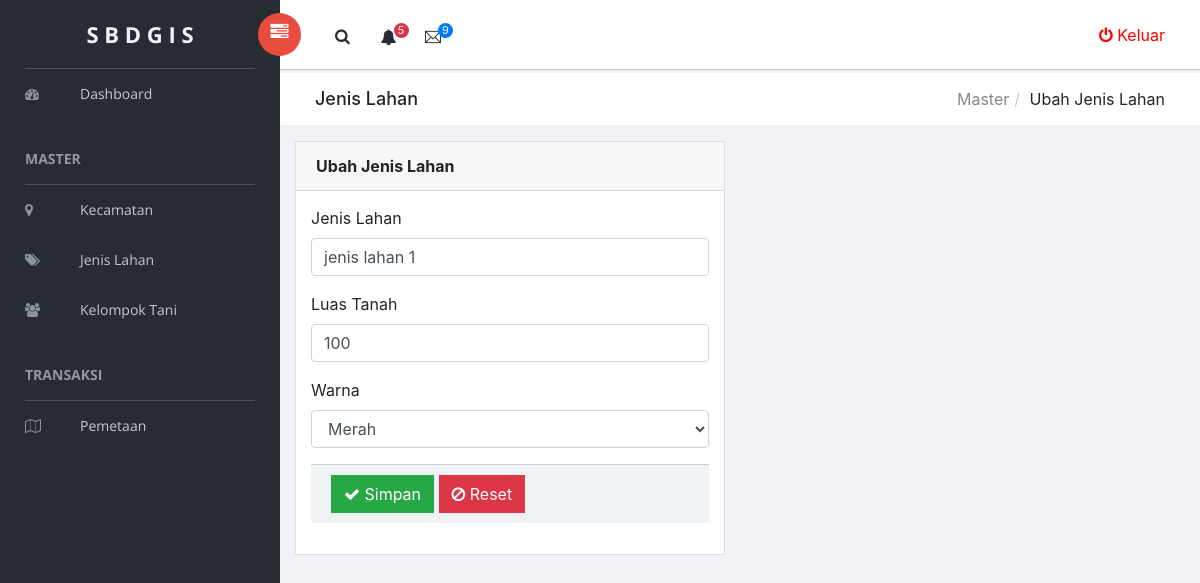
Screenshot of /app/index.php?p=edit_jenis_lahan&id_jenis_lahan=JLH1001 (signed in) with the database file from the repository.
### tables this page shows
CREATE TABLE `tb_jenis_lahan` (
  `id_jenis_lahan` varchar(10) NOT NULL,
  `jenis_lahan` varchar(100) NOT NULL,
  `warna` varchar(100) NOT NULL,
  `luas_tanah` float NOT NULL
);

### app/helper/koneksi.php (called while the page is built, shortened)
<?php
class Koneksi {
	private $koneksi;
	function __construct(){
		$this->koneksi = new mysqli("localhost","root","","db_gis");
	}
	public function setQuery($sql){
		return $this->koneksi->query($sql);
	}
}
 ?>

### app/helper/crud.php (called while the page is built, shortened)
<?php
include_once 'koneksi.php';
class Crud {
	function __construct(){
		$this->koneksi = new Koneksi();
	}
	public function get($sql){
		$result = $this->koneksi->setQuery($sql);
		$data = [];
        while ($row = $result->fetch_assoc()) {
            $data[] = $row;
        }
        return $data;
	}
}
?>

### app/m_jenis_lahan/edit_form.php (the view, shortened to what this page needs)
<?php
$id_jenis_lahan = $_GET['id_jenis_lahan'];
$result = $crud->get("SELECT * FROM tb_jenis_lahan WHERE id_jenis_lahan = '$id_jenis_lahan'")[0];
?>
<div class="breadcrumbs">
    <div class="col-sm-4">
        <div class="page-header float-left">
            <div class="page-title">
                <h1>Jenis Lahan</h1>
            </div>
        </div>
    </div>
    <div class="col-sm-8">
        <div class="page-header float-right">
            <div class="page-title">
                <ol class="breadcrumb text-right">
                    <li><a href="#">Master</a></li>
                    <li class="active">Ubah Jenis Lahan</li>
                </ol>
            </div>
        </div>
    </div>
</div>
<div class="content mt-3">
    <div class="animated fadeIn">
        <div class="row">
            <div class="col-md-6">
                <div class="card">
                    <div class="card-header">
                        <strong>Ubah Jenis Lahan</strong>
                    </div>
                    <form action="m_jenis_lahan/edit.php" method="post">
                        <div class="card-body card-block">
                            <div class="form-group">
                                <label class="form-control-label">Jenis Lahan</label>
                                <input type="text" value="<?= $result['jenis_lahan']?>" name="jenis_lahan" placeholder="Jenis Lahan" class="form-control" required>
                            </div>
                            <div class="form-group">
                                <label class="form-control-label">Luas Tanah</label>
                                <input type="number" value="<?= $result['luas_tanah']?>" name="luas_tanah" placeholder="Luas Tanah" class="form-control" required>
                            </div>
                            <div class="form-group">
                                <label class="form-control-label">Warna</label>
                                <select name="warna" required class="form-control">
                                    <?php
                                         $arr_warna = array(
                                                        'red'    => "Merah",
                                                        'yellow' => "Kuning",
                                                        'green'  => "Hijau",
                                            );
                                            foreach ($arr_warna as $key => $value) :
                                    ?>
                                    <option <?= $result['warna']==$key?"selected":""?> value="<?= $key ?>"> <?= $value ?> </option>
                                    <?php endforeach ?>
                                </select>
                        </div>
                        <div class="card-footer">
                            <button type="submit" name="id_jenis_lahan" value="<?= $id_jenis_lahan ?>" class="btn btn-success">
                                <i class="fa fa-check"></i> Simpan
                            </button>
                            <button type="reset" class="btn btn-danger">
                                <i class="fa fa-ban"></i> Reset
                            </button>
                        </div>
                    </form>
                </div>
            </div>
        </div>
    </div>
</div>

### rows the page displays
tb_jenis_lahan: jenis_lahan "jenis lahan 1", luas_tanah "100", warna "Merah"
